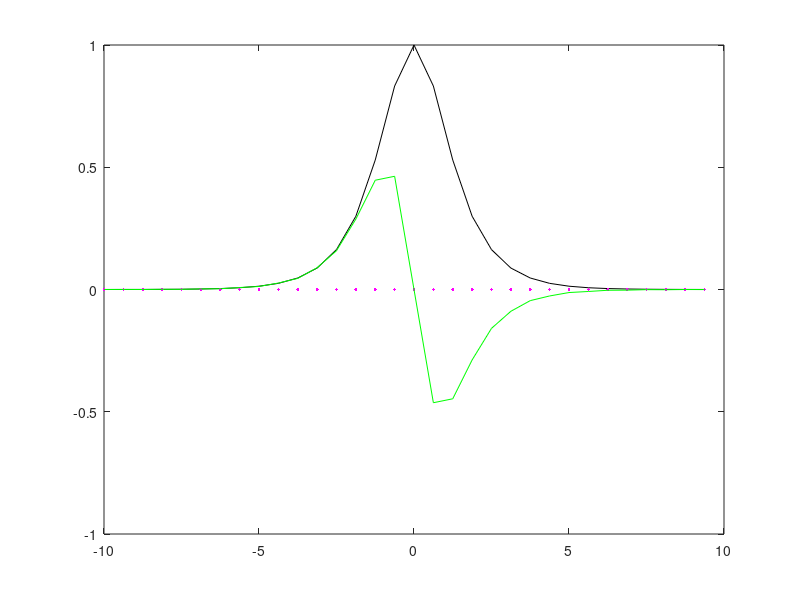

Recreate this plot in MATLAB.
clear all; close all; clc

L=20;%size of domain
%if not periodic we have problems
%function trying to be periodic.
%and we have big error at boundaries
% define the computational domain [-L/2,L/2]

n=32; % define the number of Fourier modes 2^n
x2=linspace(-L/2,L/2,n+1); % define the domain discretization
x=x2(1:n); % consider only the first n points: periodicity ;

u=sech(x);
ud=-sech(x).*tanh(x);

k=(2*pi/L)*[0:(n/2-1) (-n/2):-1]
ut=fft(u);

%1st derivitive
u1dt=((i*k).*ut);
u1d=ifft(u1dt)

ud=-sech(0).*tanh(0)

B=[k u1d]

plot(x,u,'k',x,ud,'m',x,u1d,'g-')
